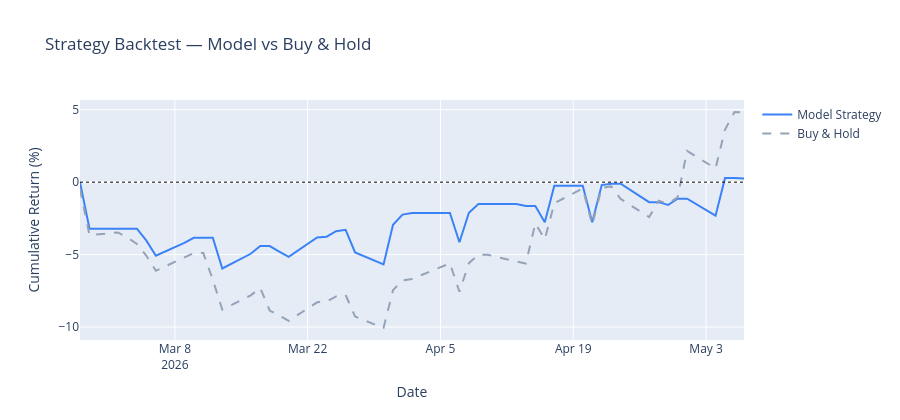

Write notebook code for a chart like this one.
### Code cell
from src.ml.evaluate import compute_sharpe_ratio

# Reconstruct test period predictions with dates
test_df = feature_df.iloc[int(len(feature_df)*0.8):].copy()
test_df = test_df.reset_index(drop=True)

available_features = [c for c in feature_cols if c in test_df.columns]
X_test_full        = test_df[available_features].fillna(0)

test_df['up_probability']      = model.predict_proba(X_test_full)[:, 1]
test_df['predicted_direction'] = model.predict(X_test_full)

# Daily returns
test_df['daily_return_decimal'] = test_df.get(
    'daily_return', pd.Series(0, index=test_df.index)
) / 100

# Strategy: go long only when model predicts up
test_df['strategy_return']  = np.where(
    test_df['predicted_direction'] == 1,
    test_df['daily_return_decimal'], 0
)
test_df['buyhold_return']   = test_df['daily_return_decimal']

# Cumulative returns
test_df['strategy_cumret']  = (1 + test_df['strategy_return']).cumprod() - 1
test_df['buyhold_cumret']   = (1 + test_df['buyhold_return']).cumprod() - 1

# Plot
fig = go.Figure()

fig.add_trace(go.Scatter(
    x    = test_df['date'] if 'date' in test_df.columns else test_df.index,
    y    = test_df['strategy_cumret'] * 100,
    name = 'Model Strategy',
    mode = 'lines',
    line = dict(color='#3b82f6', width=2),
))
fig.add_trace(go.Scatter(
    x    = test_df['date'] if 'date' in test_df.columns else test_df.index,
    y    = test_df['buyhold_cumret'] * 100,
    name = 'Buy & Hold',
    mode = 'lines',
    line = dict(color='#94a3b8', width=2, dash='dash'),
))
fig.add_hline(y=0, line_dash='dot', line_color='black', line_width=1)

fig.update_layout(
    title     = 'Strategy Backtest — Model vs Buy & Hold',
    xaxis_title = 'Date',
    yaxis_title = 'Cumulative Return (%)',
    height    = 420,
    hovermode = 'x unified',
)
fig.show()

strat_sharpe = compute_sharpe_ratio(test_df['strategy_return'].values)
bh_sharpe    = compute_sharpe_ratio(test_df['buyhold_return'].values)
strat_ret    = test_df['strategy_cumret'].iloc[-1]
bh_ret       = test_df['buyhold_cumret'].iloc[-1]

print(f"\nBacktest Results:")
print(f"  Strategy return:      {strat_ret:.1%}")
print(f"  Buy & Hold return:    {bh_ret:.1%}")
print(f"  Strategy Sharpe:      {strat_sharpe:.3f}")
print(f"  Buy & Hold Sharpe:    {bh_sharpe:.3f}")
print(f"  Days traded:          {test_df['predicted_direction'].sum()} / {len(test_df)}")

### Figure 1 — Plotly figure (JSON) as saved in the notebook; plotly's stock layout.template omitted (floating-point values rounded to 4 significant figures)
{"data": [{"line": {"color": "#3b82f6", "width": 2}, "mode": "lines", "name": "Model Strategy", "type": "scatter", "x": ["2026-02-26", "2026-02-27", "2026-03-02", "2026-03-03", "2026-03-04", "2026-03-05", "2026-03-06", "2026-03-09", "2026-03-10", "2026-03-11", "2026-03-12", "2026-03-13", "2026-03-16", "2026-03-17", "2026-03-18", "2026-03-19", "2026-03-20", "2026-03-23", "2026-03-24", "2026-03-25", "2026-03-26", "2026-03-27", "2026-03-30", "2026-03-31", "2026-04-01", "2026-04-02", "2026-04-06", "2026-04-07", "2026-04-08", "2026-04-09", "2026-04-10", "2026-04-13", "2026-04-14", "2026-04-15", "2026-04-16", "2026-04-17", "2026-04-20", "2026-04-21", "2026-04-22", "2026-04-23", "2026-04-24", "2026-04-27", "2026-04-28", "2026-04-29", "2026-04-30", "2026-05-01", "2026-05-04", "2026-05-05", "2026-05-06", "2026-05-07"], "y": [0, -3.213, -3.213, -3.213, -3.213, -4.035, -5.079, -4.186, -3.836, -3.836, -3.836, -5.957, -4.942, -4.411, -4.411, -4.786, -5.157, -3.819, -3.761, -3.386, -3.283, -4.847, -5.677, -2.939, -2.235, -2.124, -2.124, -4.151, -2.109, -1.508, -1.508, -1.508, -1.649, -1.649, -2.767, -0.2459, -0.2459, -2.759, -0.2021, -0.1071, -0.1071, -1.378, -1.378, -1.575, -1.145, -1.145, -2.313, 0.2803, 0.2803, 0.2559]}, {"line": {"color": "#94a3b8", "dash": "dash", "width": 2}, "mode": "lines", "name": "Buy & Hold", "type": "scatter", "x": ["2026-02-26", "2026-02-27", "2026-03-02", "2026-03-03", "2026-03-04", "2026-03-05", "2026-03-06", "2026-03-09", "2026-03-10", "2026-03-11", "2026-03-12", "2026-03-13", "2026-03-16", "2026-03-17", "2026-03-18", "2026-03-19", "2026-03-20", "2026-03-23", "2026-03-24", "2026-03-25", "2026-03-26", "2026-03-27", "2026-03-30", "2026-03-31", "2026-04-01", "2026-04-02", "2026-04-06", "2026-04-07", "2026-04-08", "2026-04-09", "2026-04-10", "2026-04-13", "2026-04-14", "2026-04-15", "2026-04-16", "2026-04-17", "2026-04-20", "2026-04-21", "2026-04-22", "2026-04-23", "2026-04-24", "2026-04-27", "2026-04-28", "2026-04-29", "2026-04-30", "2026-05-01", "2026-05-04", "2026-05-05", "2026-05-06", "2026-05-07"], "y": [-0.4668, -3.665, -3.468, -3.822, -4.27, -5.083, -6.115, -5.233, -4.886, -4.894, -6.735, -8.792, -7.807, -7.293, -8.858, -9.215, -9.569, -8.292, -8.238, -7.88, -7.782, -9.273, -10.06, -7.454, -6.783, -6.677, -5.605, -7.559, -5.59, -5.01, -5.014, -5.481, -5.616, -2.844, -3.949, -1.459, -0.4303, -2.939, -0.3865, -0.2917, -1.156, -2.414, -1.284, -1.481, -1.05, 2.155, 0.9481, 3.628, 4.843, 4.817]}], "layout": {"height": 420, "hovermode": "x unified", "shapes": [{"line": {"color": "black", "dash": "dot", "width": 1}, "type": "line", "x0": 0, "x1": 1, "xref": "x domain", "y0": 0, "y1": 0, "yref": "y"}], "title": {"text": "Strategy Backtest — Model vs Buy & Hold"}, "xaxis": {"title": {"text": "Date"}}, "yaxis": {"title": {"text": "Cumulative Return (%)"}}}}
